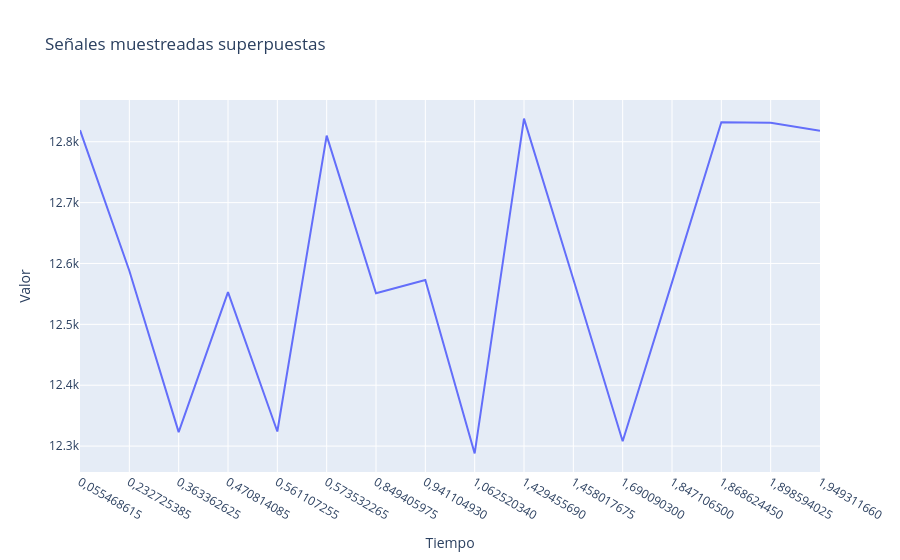

Notebook code cell kept with this figure:
### Code cell
fig = go.Figure()


# Agregamos cada señal como un trazo
fig.add_trace(go.Scatter(x = resultados_tiempos[3], y=new_arr3, mode='lines', name='Señal 3'))

# Opciones de layout
fig.update_layout(
    title='Señales muestreadas superpuestas',
    xaxis_title='Tiempo',
    yaxis_title='Valor',
    hovermode='x unified'
)

fig.show()

### Figure 1 — Plotly figure (JSON) as saved in the notebook; plotly's stock layout.template omitted (floating-point values rounded to 4 significant figures)
{"data": [{"mode": "lines", "name": "Señal 3", "type": "scatter", "x": ["0,055468615", "0,232725385", "0,363362625", "0,470814085", "0,561107255", "0,573532265", "0,849405975", "0,941104930", "1,062520340", "1,429455690", "1,458017675", "1,690090300", "1,847106500", "1,868624450", "1,898594025", "1,949311660"], "y": [12819, 12588, 12323, 12553, 12324, 12810, 12551, 12573, 12288, 12838, 12574, 12308, 12569, 12832, 12831, 12818]}], "layout": {"hovermode": "x unified", "title": {"text": "Señales muestreadas superpuestas"}, "xaxis": {"title": {"text": "Tiempo"}}, "yaxis": {"title": {"text": "Valor"}}}}
